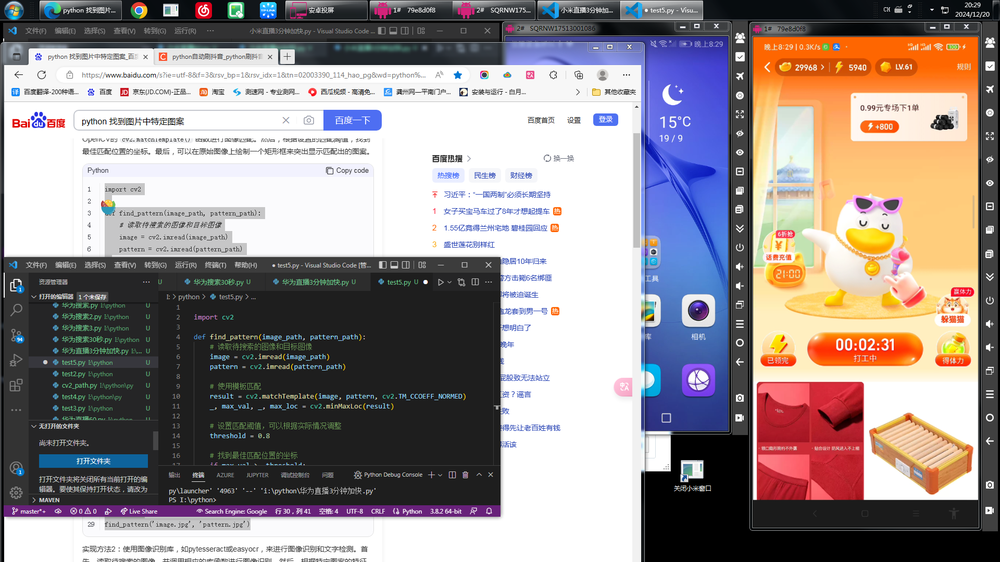
#> input picture datu.png, 1000 x 562 px, shrunk from 1920 x 1080 before the run, found by its file name; the run also reads 1 picture not shown here
$ python test7.py
#> lines starting #> are read from the running program, lines starting #| are printed output that depends on the picture
import cv2
import numpy as np
#加载图片和图标
image = cv2.imread(r"J:\datu.png")
#> image is the input picture: shape (562, 1000, 3); mean B, G, R 141.2, 141.3, 151.1
icon = cv2.imread(r"J:\xiaotu.png")
#执行模板匹配
result = cv2.matchTemplate(image,icon,cv2.TM_CCOEFF_NORMED)
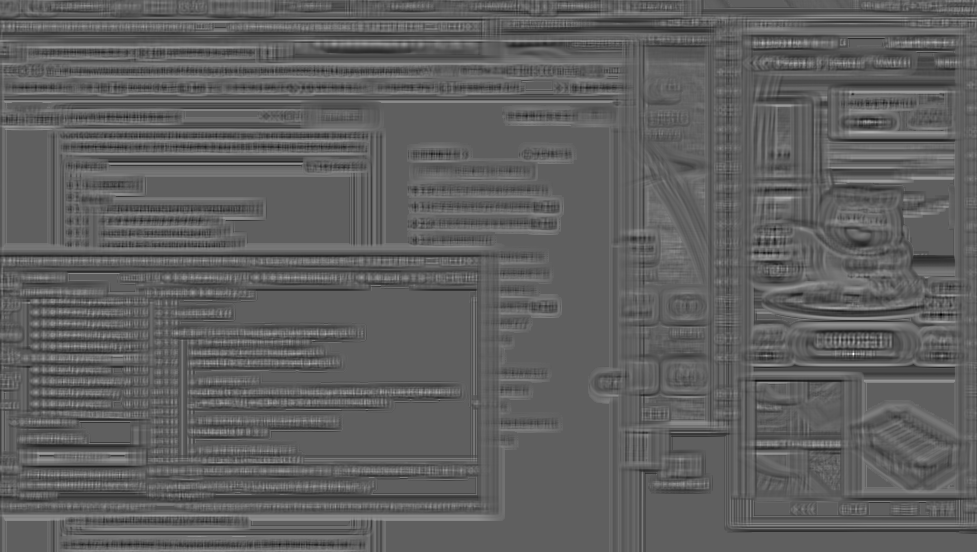
#> result: shape (552, 977) float32; min -0.513, max 0.853, mean 0.00114; drawn with min black and max white
print(result)
#> (printed output is left out)
